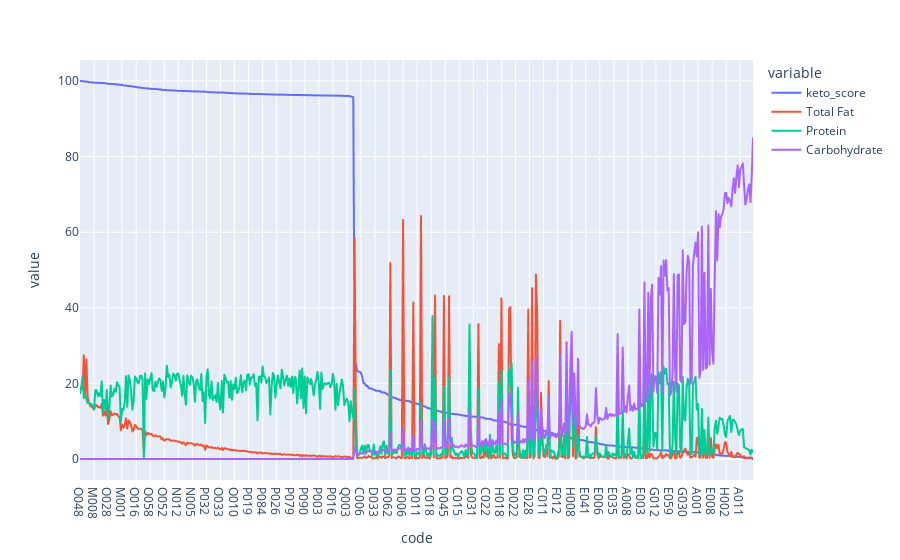

The code cell stored with this chart in its notebook:
### Code cell
import plotly.express as px
px.line(df.sort_values(['keto_score','Total Fat', 'Protein', 'Carbohydrate'],ascending=[False,False,False,True]) , y=['keto_score','Total Fat', 'Protein', 'Carbohydrate'])

### Figure 1 — Plotly figure (JSON) as saved in the notebook; plotly's stock layout.template omitted (floating-point values rounded to 4 significant figures; data arrays with more than 128 entries replaced by an {"elided": "..."} marker saying what was removed)
{"data": [{"hovertemplate": "variable=keto_score<br>code=%{x}<br>value=%{y}<extra></extra>", "legendgroup": "keto_score", "line": {"color": "#636efa", "dash": "solid"}, "marker": {"symbol": "circle"}, "mode": "lines", "name": "keto_score", "showlegend": true, "type": "scattergl", "x": {"elided": "528 str values"}, "xaxis": "x", "y": {"elided": "528 float values"}, "yaxis": "y"}, {"hovertemplate": "variable=Total Fat<br>code=%{x}<br>value=%{y}<extra></extra>", "legendgroup": "Total Fat", "line": {"color": "#EF553B", "dash": "solid"}, "marker": {"symbol": "circle"}, "mode": "lines", "name": "Total Fat", "showlegend": true, "type": "scattergl", "x": {"elided": "528 str values"}, "xaxis": "x", "y": {"elided": "528 float values"}, "yaxis": "y"}, {"hovertemplate": "variable=Protein<br>code=%{x}<br>value=%{y}<extra></extra>", "legendgroup": "Protein", "line": {"color": "#00cc96", "dash": "solid"}, "marker": {"symbol": "circle"}, "mode": "lines", "name": "Protein", "showlegend": true, "type": "scattergl", "x": {"elided": "528 str values"}, "xaxis": "x", "y": {"elided": "528 float values"}, "yaxis": "y"}, {"hovertemplate": "variable=Carbohydrate<br>code=%{x}<br>value=%{y}<extra></extra>", "legendgroup": "Carbohydrate", "line": {"color": "#ab63fa", "dash": "solid"}, "marker": {"symbol": "circle"}, "mode": "lines", "name": "Carbohydrate", "showlegend": true, "type": "scattergl", "x": {"elided": "528 str values"}, "xaxis": "x", "y": {"elided": "528 float values"}, "yaxis": "y"}], "layout": {"legend": {"title": {"text": "variable"}, "tracegroupgap": 0}, "margin": {"t": 60}, "xaxis": {"anchor": "y", "domain": [0, 1], "title": {"text": "code"}}, "yaxis": {"anchor": "x", "domain": [0, 1], "title": {"text": "value"}}}}
